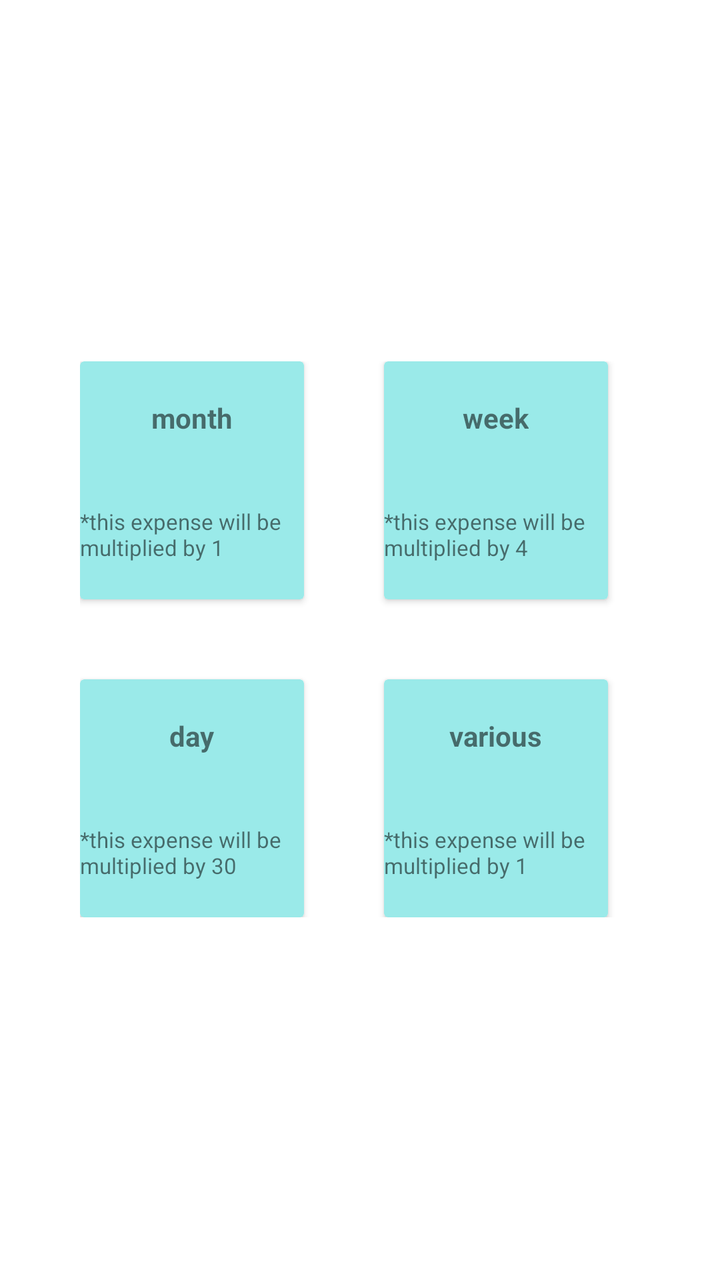
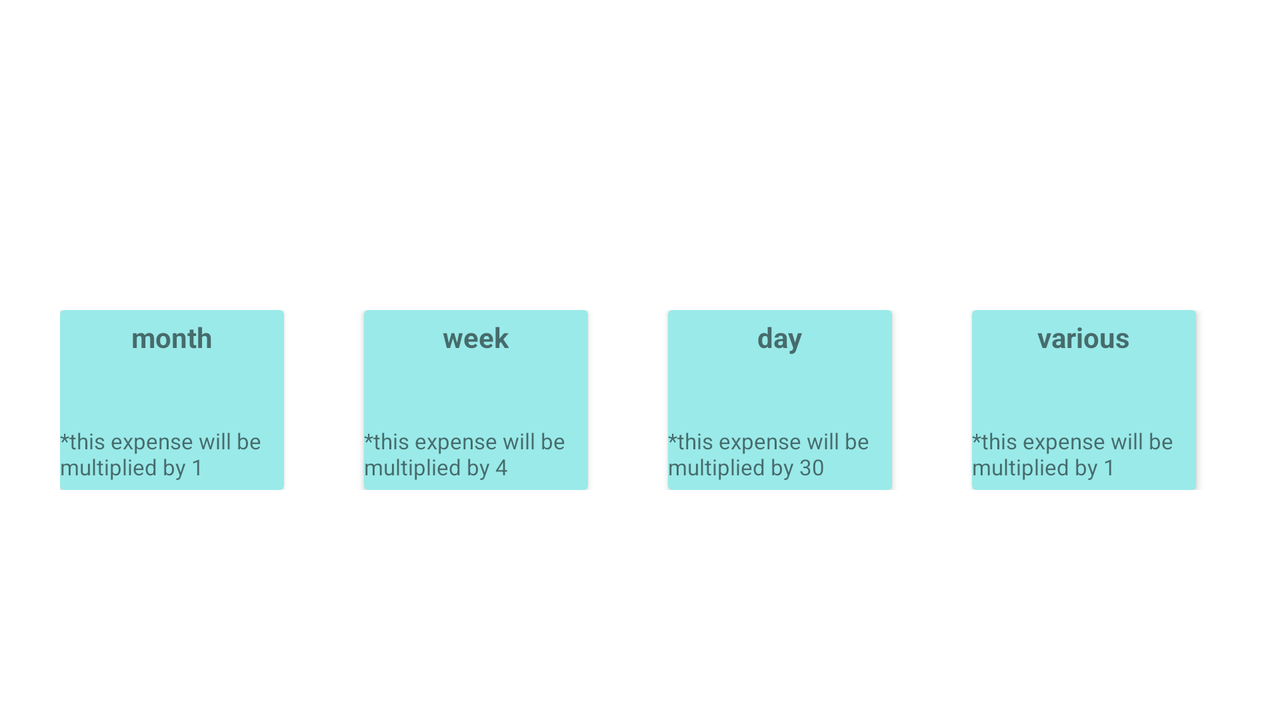

Compare how this app lays out the same screen by default and in its alternative resource folder. The renders come first, then the two layout files and the values they reference.
<!-- AndroidManifest.xml: application theme Theme.MoneySaver -->
<!-- res/layout/fragment_main.xml -->
<?xml version="1.0" encoding="utf-8"?>
<androidx.constraintlayout.widget.ConstraintLayout xmlns:android="http://schemas.android.com/apk/res/android"
    xmlns:app="http://schemas.android.com/apk/res-auto"
    xmlns:tools="http://schemas.android.com/tools"
    android:layout_width="match_parent"
    android:layout_height="match_parent"
    android:background="@color/white"
    tools:context=".ui.mainfragment.MainFragment">

    <androidx.appcompat.widget.AppCompatTextView
        android:id="@+id/RemainingMoney"
        android:layout_width="239dp"
        android:gravity="center"
        android:textSize="30sp"
        android:layout_height="71dp"
        android:layout_marginTop="36dp"
        app:layout_constraintEnd_toEndOf="parent"
        app:layout_constraintStart_toStartOf="parent"
        app:layout_constraintTop_toTopOf="parent" />

    <GridLayout
        android:layout_width="match_parent"
        android:layout_height="wrap_content"
        android:layout_margin="10dp"
        android:columnCount="2"

        android:padding="30dp"
        android:rowCount="2"
        app:layout_constraintBottom_toBottomOf="parent"
        app:layout_constraintTop_toBottomOf="@+id/RemainingMoney"
        app:layout_constraintVertical_bias="0.192"
        tools:layout_editor_absoluteX="9dp">

        <androidx.cardview.widget.CardView
            android:id="@+id/expensesPerMonth"
            android:layout_width="112dp"
            android:layout_height="119dp"
            app:cardBackgroundColor="@color/appColor">

            <LinearLayout
                android:orientation="vertical"
                android:layout_width="match_parent"
                android:layout_height="match_parent"
                android:gravity="center">

                <TextView
                    android:layout_width="wrap_content"
                    android:layout_height="wrap_content"
                    android:text="@string/month"
                    android:textStyle="bold" />
                <TextView
                    android:layout_width="wrap_content"
                    android:layout_height="wrap_content"
                    android:layout_marginTop="35dp"
                    android:text="@string/expensesMonthOrVarious"
                    android:textSize="11sp"/>


            </LinearLayout>

        </androidx.cardview.widget.CardView>

        <androidx.cardview.widget.CardView
            android:id="@+id/expensesPerWeek"
            android:layout_width="112dp"
            android:layout_height="119dp"
            android:layout_marginStart="40dp"
            app:cardBackgroundColor="@color/appColor">

            <LinearLayout
                android:layout_width="match_parent"
                android:layout_height="match_parent"
                android:orientation="vertical"
                android:gravity="center">

                <TextView
                    android:layout_width="wrap_content"
                    android:layout_height="wrap_content"
                    android:text="@string/week"
                    android:textStyle="bold" />
                <TextView
                    android:layout_width="wrap_content"
                    android:layout_height="wrap_content"
                    android:layout_marginTop="35dp"
                    android:text="@string/expensesWeek"
                    android:textSize="11sp"/>



            </LinearLayout>

        </androidx.cardview.widget.CardView>

        <androidx.cardview.widget.CardView
            android:id="@+id/expensesPerDay"
            android:layout_width="112dp"
            android:layout_height="119dp"
            android:layout_marginTop="40dp"
            app:cardBackgroundColor="@color/appColor">

            <LinearLayout
                android:layout_width="match_parent"
                android:layout_height="match_parent"
                android:orientation="vertical"
                android:gravity="center">

                <TextView
                    android:layout_width="wrap_content"
                    android:layout_height="wrap_content"
                    android:text="@string/day"
                    android:textStyle="bold" />
                <TextView
                    android:layout_width="wrap_content"
                    android:layout_height="wrap_content"
                    android:layout_marginTop="35dp"
                    android:text="@string/expensesDay"
                    android:textSize="11sp"/>


            </LinearLayout>

        </androidx.cardview.widget.CardView>

        <androidx.cardview.widget.CardView
            android:id="@+id/variousExpenses"
            android:layout_width="112dp"
            android:layout_height="119dp"
            android:layout_marginStart="40dp"
            android:layout_marginTop="40dp"

            app:cardBackgroundColor="@color/appColor">

            <LinearLayout
                android:layout_width="match_parent"
                android:layout_height="match_parent"
                android:orientation="vertical"
                android:gravity="center">

                <TextView
                    android:layout_width="wrap_content"
                    android:layout_height="wrap_content"
                    android:text="@string/various"
                    android:textStyle="bold" />
                <TextView
                    android:layout_width="wrap_content"
                    android:layout_height="wrap_content"
                    android:layout_marginTop="35dp"
                    android:text="@string/expensesMonthOrVarious"
                    android:textSize="11sp"/>


            </LinearLayout>

        </androidx.cardview.widget.CardView>


    </GridLayout>


</androidx.constraintlayout.widget.ConstraintLayout>
<!-- resources referenced by this layout -->
<resources>
  <color name="appColor">#9AEAE9</color>
  <color name="white">#FFFFFFFF</color>
  <string name="day">day</string>
  <string name="expensesDay">*this expense will be multiplied by 30 </string>
  <string name="expensesMonthOrVarious">*this expense will be multiplied by 1 </string>
  <string name="expensesWeek">*this expense will be multiplied by 4 </string>
  <string name="month">month</string>
  <string name="various">various</string>
  <string name="week">week</string>
  <style name="Theme.MoneySaver" parent="Theme.MaterialComponents.Light.NoActionBar">
          
          <item name="colorPrimary">@color/purple_500</item>
          <item name="colorPrimaryVariant">@color/purple_700</item>
          <item name="colorOnPrimary">@color/white</item>
          
          <item name="colorSecondary">@color/teal_200</item>
          <item name="colorSecondaryVariant">@color/teal_700</item>
          <item name="colorOnSecondary">@color/black</item>
          
          <item name="android:statusBarColor" tools:targetApi="l">?attr/colorPrimaryVariant</item>
          
      </style>
  <color name="purple_500">#FF6200EE</color>
  <color name="purple_700">#FF3700B3</color>
  <color name="teal_200">#FF03DAC5</color>
  <color name="teal_700">#FF018786</color>
  <color name="black">#FF000000</color>
</resources>
<!-- res/layout-land/fragment_main.xml (the repository's variant of the layout above) -->
<!-- drawn on the phone turned sideways -->
<?xml version="1.0" encoding="utf-8"?>
<androidx.constraintlayout.widget.ConstraintLayout xmlns:android="http://schemas.android.com/apk/res/android"
    xmlns:app="http://schemas.android.com/apk/res-auto"
    xmlns:tools="http://schemas.android.com/tools"
    android:layout_width="match_parent"
    android:layout_height="match_parent"
    android:background="@color/white"
    tools:context=".ui.mainfragment.MainFragment">


    <androidx.appcompat.widget.AppCompatTextView
        android:id="@+id/RemainingMoney"
        android:layout_width="239dp"
        android:layout_height="71dp"
        android:layout_marginTop="4dp"
        android:gravity="center"
        android:textSize="30sp"
        app:layout_constraintEnd_toEndOf="parent"
        app:layout_constraintStart_toStartOf="parent"
        app:layout_constraintTop_toTopOf="parent" />

    <GridLayout
        android:layout_width="match_parent"
        android:layout_height="wrap_content"
        android:columnCount="4"
        android:padding="30dp"
        android:rowCount="1"
        app:layout_constraintBottom_toBottomOf="parent"
        app:layout_constraintEnd_toEndOf="parent"
        app:layout_constraintTop_toBottomOf="@+id/RemainingMoney"
        app:layout_constraintVertical_bias="0.37">

        <androidx.cardview.widget.CardView
            android:id="@+id/expensesPerMonth"
            android:layout_width="112dp"
            android:layout_height="90dp"
            app:cardBackgroundColor="@color/appColor">

            <LinearLayout
                android:layout_width="match_parent"
                android:layout_height="match_parent"
                android:gravity="center"
                android:orientation="vertical">

                <TextView
                    android:layout_width="wrap_content"
                    android:layout_height="wrap_content"
                    android:text="@string/month"
                    android:textStyle="bold" />

                <TextView
                    android:layout_width="wrap_content"
                    android:layout_height="wrap_content"
                    android:layout_marginTop="35dp"
                    android:text="@string/expensesMonthOrVarious"
                    android:textSize="11sp" />


            </LinearLayout>

        </androidx.cardview.widget.CardView>

        <androidx.cardview.widget.CardView
            android:id="@+id/expensesPerWeek"
            android:layout_width="112dp"
            android:layout_height="90dp"
            android:layout_marginStart="40dp"
            app:cardBackgroundColor="@color/appColor">

            <LinearLayout
                android:layout_width="match_parent"
                android:layout_height="match_parent"
                android:gravity="center"
                android:orientation="vertical">

                <TextView
                    android:layout_width="wrap_content"
                    android:layout_height="wrap_content"
                    android:text="@string/week"
                    android:textStyle="bold" />

                <TextView
                    android:layout_width="wrap_content"
                    android:layout_height="wrap_content"
                    android:layout_marginTop="35dp"
                    android:text="@string/expensesWeek"
                    android:textSize="11sp" />


            </LinearLayout>

        </androidx.cardview.widget.CardView>

        <androidx.cardview.widget.CardView
            android:id="@+id/expensesPerDay"
            android:layout_width="112dp"
            android:layout_height="90dp"
            android:layout_marginStart="40dp"
            app:cardBackgroundColor="@color/appColor">

            <LinearLayout
                android:layout_width="match_parent"
                android:layout_height="match_parent"
                android:gravity="center"
                android:orientation="vertical">

                <TextView
                    android:layout_width="wrap_content"
                    android:layout_height="wrap_content"
                    android:text="@string/day"
                    android:textStyle="bold" />

                <TextView
                    android:layout_width="wrap_content"
                    android:layout_height="wrap_content"
                    android:layout_marginTop="35dp"
                    android:text="@string/expensesDay"
                    android:textSize="11sp" />


            </LinearLayout>

        </androidx.cardview.widget.CardView>

        <androidx.cardview.widget.CardView
            android:id="@+id/variousExpenses"
            android:layout_width="112dp"
            android:layout_height="90dp"
            android:layout_marginStart="40dp"

            app:cardBackgroundColor="@color/appColor">

            <LinearLayout
                android:layout_width="match_parent"
                android:layout_height="match_parent"
                android:gravity="center"
                android:orientation="vertical">

                <TextView
                    android:layout_width="wrap_content"
                    android:layout_height="wrap_content"
                    android:text="@string/various"
                    android:textStyle="bold" />

                <TextView
                    android:layout_width="wrap_content"
                    android:layout_height="wrap_content"
                    android:layout_marginTop="35dp"
                    android:text="@string/expensesMonthOrVarious"
                    android:textSize="11sp" />


            </LinearLayout>

        </androidx.cardview.widget.CardView>


    </GridLayout>


</androidx.constraintlayout.widget.ConstraintLayout>
